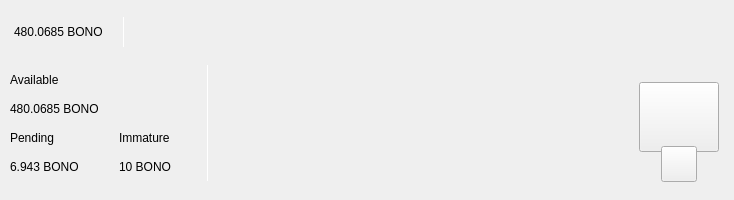
<?xml version="1.0" encoding="UTF-8"?>
<ui version="4.0">
 <class>TopBar</class>
 <widget class="QWidget" name="TopBar">
  <property name="geometry">
   <rect>
    <x>0</x>
    <y>0</y>
    <width>734</width>
    <height>200</height>
   </rect>
  </property>
  <property name="minimumSize">
   <size>
    <width>0</width>
    <height>200</height>
   </size>
  </property>
  <property name="maximumSize">
   <size>
    <width>16777215</width>
    <height>200</height>
   </size>
  </property>
  <property name="windowTitle">
   <string>Form</string>
  </property>
  <layout class="QVBoxLayout" name="verticalLayout_10" stretch="0">
   <property name="spacing">
    <number>0</number>
   </property>
   <property name="leftMargin">
    <number>0</number>
   </property>
   <property name="topMargin">
    <number>0</number>
   </property>
   <property name="rightMargin">
    <number>0</number>
   </property>
   <property name="bottomMargin">
    <number>0</number>
   </property>
   <item>
    <widget class="PFBorderImage" name="containerTop" native="true">
     <layout class="QVBoxLayout" name="verticalLayout_11">
      <property name="spacing">
       <number>0</number>
      </property>
      <property name="leftMargin">
       <number>0</number>
      </property>
      <property name="topMargin">
       <number>0</number>
      </property>
      <property name="rightMargin">
       <number>0</number>
      </property>
      <property name="bottomMargin">
       <number>0</number>
      </property>
      <item>
       <widget class="QWidget" name="top_container_2" native="true">
        <property name="minimumSize">
         <size>
          <width>0</width>
          <height>65</height>
         </size>
        </property>
        <layout class="QHBoxLayout" name="top_container">
         <property name="spacing">
          <number>0</number>
         </property>
         <property name="leftMargin">
          <number>14</number>
         </property>
         <property name="topMargin">
          <number>0</number>
         </property>
         <property name="rightMargin">
          <number>14</number>
         </property>
         <property name="bottomMargin">
          <number>0</number>
         </property>
         <item alignment="Qt::AlignVCenter">
          <widget class="QWidget" name="widgetTopAmount" native="true">
           <property name="sizePolicy">
            <sizepolicy hsizetype="Preferred" vsizetype="Maximum">
             <horstretch>0</horstretch>
             <verstretch>0</verstretch>
            </sizepolicy>
           </property>
           <layout class="QHBoxLayout" name="horizontalLayout_5">
            <property name="spacing">
             <number>0</number>
            </property>
            <property name="leftMargin">
             <number>0</number>
            </property>
            <property name="topMargin">
             <number>0</number>
            </property>
            <property name="rightMargin">
             <number>0</number>
            </property>
            <property name="bottomMargin">
             <number>0</number>
            </property>
            <item alignment="Qt::AlignTop">
             <widget class="QLabel" name="labelAmountTopBono">
              <property name="minimumSize">
               <size>
                <width>0</width>
                <height>36</height>
               </size>
              </property>
              <property name="styleSheet">
               <string notr="true">padding:0px;margin:0px;</string>
              </property>
              <property name="text">
               <string>480.0685 BONO</string>
              </property>
             </widget>
            </item>
            <item>
             <spacer name="horizontalSpacer_11">
              <property name="orientation">
               <enum>Qt::Horizontal</enum>
              </property>
              <property name="sizeType">
               <enum>QSizePolicy::Fixed</enum>
              </property>
              <property name="sizeHint" stdset="0">
               <size>
                <width>20</width>
                <height>20</height>
               </size>
              </property>
             </spacer>
            </item>
            <item alignment="Qt::AlignVCenter">
             <widget class="QLabel" name="label_16">
              <property name="minimumSize">
               <size>
                <width>1</width>
                <height>30</height>
               </size>
              </property>
              <property name="maximumSize">
               <size>
                <width>1</width>
                <height>30</height>
               </size>
              </property>
              <property name="styleSheet">
               <string notr="true">background-color:white;
padding:0px;
border:none;</string>
              </property>
              <property name="text">
               <string/>
              </property>
             </widget>
            </item>
           </layout>
          </widget>
         </item>
         <item>
          <spacer name="horizontalSpacer">
           <property name="orientation">
            <enum>Qt::Horizontal</enum>
           </property>
           <property name="sizeHint" stdset="0">
            <size>
             <width>40</width>
             <height>20</height>
            </size>
           </property>
          </spacer>
         </item>
         <item>
          <layout class="QHBoxLayout" name="horizontalLayout_4">
           <property name="spacing">
            <number>12</number>
           </property>
           <property name="rightMargin">
            <number>0</number>
           </property>
           <item alignment="Qt::AlignRight">
            <widget class="QWidget" name="layoutSync" native="true">
             <property name="minimumSize">
              <size>
               <width>0</width>
               <height>36</height>
              </size>
             </property>
             <property name="maximumSize">
              <size>
               <width>16777215</width>
               <height>36</height>
              </size>
             </property>
             <layout class="QVBoxLayout" name="verticalLayout_9">
              <property name="leftMargin">
               <number>0</number>
              </property>
              <property name="topMargin">
               <number>0</number>
              </property>
              <property name="rightMargin">
               <number>0</number>
              </property>
              <property name="bottomMargin">
               <number>0</number>
              </property>
              <item>
               <widget class="ExpandableButton" name="pushButtonSync" native="true">
                <property name="minimumSize">
                 <size>
                  <width>36</width>
                  <height>36</height>
                 </size>
                </property>
                <property name="maximumSize">
                 <size>
                  <width>16777215</width>
                  <height>36</height>
                 </size>
                </property>
               </widget>
              </item>
             </layout>
            </widget>
           </item>
           <item>
            <widget class="ExpandableButton" name="pushButtonStack" native="true">
             <property name="minimumSize">
              <size>
               <width>36</width>
               <height>36</height>
              </size>
             </property>
            </widget>
           </item>
           <item>
            <widget class="ExpandableButton" name="pushButtonColdStaking" native="true">
             <property name="minimumSize">
              <size>
               <width>36</width>
               <height>36</height>
              </size>
             </property>
            </widget>
           </item>
           <item>
            <widget class="ExpandableButton" name="pushButtonConnection" native="true">
             <property name="minimumSize">
              <size>
               <width>36</width>
               <height>36</height>
              </size>
             </property>
            </widget>
           </item>
           <item>
            <widget class="ExpandableButton" name="pushButtonLock" native="true">
             <property name="sizePolicy">
              <sizepolicy hsizetype="Expanding" vsizetype="Expanding">
               <horstretch>0</horstretch>
               <verstretch>0</verstretch>
              </sizepolicy>
             </property>
             <property name="minimumSize">
              <size>
               <width>36</width>
               <height>0</height>
              </size>
             </property>
            </widget>
           </item>
           <item>
            <widget class="ExpandableButton" name="pushButtonTheme" native="true">
             <property name="minimumSize">
              <size>
               <width>36</width>
               <height>36</height>
              </size>
             </property>
             <property name="maximumSize">
              <size>
               <width>16777215</width>
               <height>36</height>
              </size>
             </property>
            </widget>
           </item>
           <item>
            <widget class="ExpandableButton" name="pushButtonFAQ" native="true">
             <property name="minimumSize">
              <size>
               <width>36</width>
               <height>36</height>
              </size>
             </property>
            </widget>
           </item>
          </layout>
         </item>
        </layout>
       </widget>
      </item>
      <item>
       <widget class="QWidget" name="bottom_container" native="true">
        <property name="minimumSize">
         <size>
          <width>0</width>
          <height>135</height>
         </size>
        </property>
        <layout class="QHBoxLayout" name="botton_container">
         <property name="leftMargin">
          <number>10</number>
         </property>
         <property name="topMargin">
          <number>0</number>
         </property>
         <property name="rightMargin">
          <number>10</number>
         </property>
         <property name="bottomMargin">
          <number>10</number>
         </property>
         <item>
          <layout class="QHBoxLayout" name="horizontalLayout_3">
           <property name="bottomMargin">
            <number>9</number>
           </property>
           <item>
            <layout class="QVBoxLayout" name="verticalLayout_7">
             <property name="spacing">
              <number>0</number>
             </property>
             <property name="leftMargin">
              <number>0</number>
             </property>
             <property name="rightMargin">
              <number>30</number>
             </property>
             <item>
              <layout class="QVBoxLayout" name="verticalLayout_2">
               <item>
                <widget class="QLabel" name="labelTitle1">
                 <property name="text">
                  <string>Available</string>
                 </property>
                </widget>
               </item>
               <item>
                <widget class="QLabel" name="labelAmountBono">
                 <property name="text">
                  <string>480.0685 BONO</string>
                 </property>
                </widget>
               </item>
              </layout>
             </item>
             <item>
              <layout class="QHBoxLayout" name="horizontalLayout_2">
               <property name="spacing">
                <number>0</number>
               </property>
               <item>
                <layout class="QVBoxLayout" name="verticalLayout_3">
                 <item>
                  <widget class="QLabel" name="labelTitle3">
                   <property name="text">
                    <string>Pending</string>
                   </property>
                  </widget>
                 </item>
                 <item>
                  <widget class="QLabel" name="labelPendingBono">
                   <property name="text">
                    <string>6.943 BONO</string>
                   </property>
                  </widget>
                 </item>
                </layout>
               </item>
               <item>
                <spacer name="horizontalSpacer_3">
                 <property name="orientation">
                  <enum>Qt::Horizontal</enum>
                 </property>
                 <property name="sizeType">
                  <enum>QSizePolicy::Fixed</enum>
                 </property>
                 <property name="sizeHint" stdset="0">
                  <size>
                   <width>40</width>
                   <height>20</height>
                  </size>
                 </property>
                </spacer>
               </item>
               <item>
                <layout class="QVBoxLayout" name="verticalLayout_4">
                 <item>
                  <widget class="QLabel" name="labelTitle4">
                   <property name="text">
                    <string>Immature</string>
                   </property>
                  </widget>
                 </item>
                 <item>
                  <widget class="QLabel" name="labelImmatureBono">
                   <property name="text">
                    <string>10 BONO</string>
                   </property>
                  </widget>
                 </item>
                </layout>
               </item>
              </layout>
             </item>
            </layout>
           </item>
           <item>
            <widget class="QLabel" name="label_9">
             <property name="minimumSize">
              <size>
               <width>1</width>
               <height>100</height>
              </size>
             </property>
             <property name="maximumSize">
              <size>
               <width>1</width>
               <height>16777215</height>
              </size>
             </property>
             <property name="styleSheet">
              <string notr="true">background-color:white;
padding:0px;
border:none;</string>
             </property>
             <property name="text">
              <string/>
             </property>
            </widget>
           </item>
          </layout>
         </item>
         <item>
          <spacer name="horizontalSpacer_2">
           <property name="orientation">
            <enum>Qt::Horizontal</enum>
           </property>
           <property name="sizeHint" stdset="0">
            <size>
             <width>40</width>
             <height>20</height>
            </size>
           </property>
          </spacer>
         </item>
         <item alignment="Qt::AlignHCenter|Qt::AlignVCenter">
          <widget class="QWidget" name="qrContainer" native="true">
           <property name="sizePolicy">
            <sizepolicy hsizetype="Preferred" vsizetype="Minimum">
             <horstretch>0</horstretch>
             <verstretch>0</verstretch>
            </sizepolicy>
           </property>
           <property name="minimumSize">
            <size>
             <width>90</width>
             <height>110</height>
            </size>
           </property>
           <property name="maximumSize">
            <size>
             <width>90</width>
             <height>110</height>
            </size>
           </property>
           <layout class="QVBoxLayout" name="containerQR">
            <property name="spacing">
             <number>0</number>
            </property>
            <property name="leftMargin">
             <number>5</number>
            </property>
            <property name="topMargin">
             <number>10</number>
            </property>
            <property name="rightMargin">
             <number>5</number>
            </property>
            <property name="bottomMargin">
             <number>0</number>
            </property>
            <item>
             <widget class="QPushButton" name="btnQr">
              <property name="minimumSize">
               <size>
                <width>70</width>
                <height>70</height>
               </size>
              </property>
              <property name="maximumSize">
               <size>
                <width>16777215</width>
                <height>70</height>
               </size>
              </property>
              <property name="focusPolicy">
               <enum>Qt::NoFocus</enum>
              </property>
              <property name="text">
               <string/>
              </property>
              <property name="iconSize">
               <size>
                <width>70</width>
                <height>70</height>
               </size>
              </property>
             </widget>
            </item>
            <item>
             <spacer name="verticalSpacer">
              <property name="orientation">
               <enum>Qt::Vertical</enum>
              </property>
              <property name="sizeType">
               <enum>QSizePolicy::Fixed</enum>
              </property>
              <property name="sizeHint" stdset="0">
               <size>
                <width>20</width>
                <height>20</height>
               </size>
              </property>
             </spacer>
            </item>
            <item alignment="Qt::AlignHCenter|Qt::AlignBottom">
             <widget class="QPushButton" name="pushButtonQR">
              <property name="minimumSize">
               <size>
                <width>36</width>
                <height>36</height>
               </size>
              </property>
              <property name="maximumSize">
               <size>
                <width>36</width>
                <height>36</height>
               </size>
              </property>
              <property name="focusPolicy">
               <enum>Qt::NoFocus</enum>
              </property>
              <property name="text">
               <string/>
              </property>
             </widget>
            </item>
           </layout>
          </widget>
         </item>
        </layout>
       </widget>
      </item>
     </layout>
    </widget>
   </item>
  </layout>
 </widget>
 <customwidgets>
  <customwidget>
   <class>ExpandableButton</class>
   <extends>QWidget</extends>
   <header>qt/bonorumcoin/expandablebutton.h</header>
   <container>1</container>
  </customwidget>
  <customwidget>
   <class>PFBorderImage</class>
   <extends>QFrame</extends>
   <header>qt/bonorumcoin/pfborderimage.h</header>
   <container>1</container>
  </customwidget>
 </customwidgets>
 <resources/>
 <connections/>
</ui>
